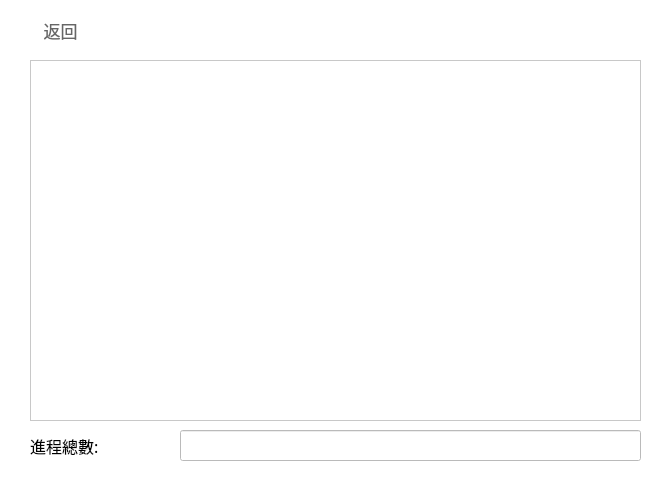
    <widget class="QWidget" name="Process_widget" native="true">
     <property name="geometry">
      <rect>
       <x>170</x>
       <y>50</y>
       <width>671</width>
       <height>481</height>
      </rect>
     </property>
     <property name="font">
      <font>
       <family>Microsoft YaHei</family>
       <pointsize>11</pointsize>
       <stylestrategy>PreferAntialias</stylestrategy>
      </font>
     </property>
     <property name="styleSheet">
      <string notr="true">background-color:rgba(255, 255, 255,240);</string>
     </property>
     <widget class="QPushButton" name="Process_Tools_Back">
      <property name="geometry">
       <rect>
        <x>10</x>
        <y>10</y>
        <width>101</width>
        <height>41</height>
       </rect>
      </property>
      <property name="sizePolicy">
       <sizepolicy hsizetype="Minimum" vsizetype="Minimum">
        <horstretch>0</horstretch>
        <verstretch>0</verstretch>
       </sizepolicy>
      </property>
      <property name="font">
       <font>
        <family>Microsoft YaHei</family>
        <pointsize>13</pointsize>
        <stylestrategy>PreferAntialias</stylestrategy>
       </font>
      </property>
      <property name="focusPolicy">
       <enum>Qt::StrongFocus</enum>
      </property>
      <property name="styleSheet">
       <string notr="true">QPushButton
{
	border:none;
	background-color:rgba(0,0,0,0);
	color:rgba(60,60,60,200);
}
QPushButton:hover
{
    color:rgba(60,60,60,255);
}
</string>
      </property>
      <property name="text">
       <string>返回</string>
      </property>
      <property name="icon">
       <iconset>
        <normaloff>:/icon/Icon/exit2.png</normaloff>:/icon/Icon/exit2.png</iconset>
      </property>
      <property name="iconSize">
       <size>
        <width>20</width>
        <height>20</height>
       </size>
      </property>
      <property name="checkable">
       <bool>false</bool>
      </property>
     </widget>
     <widget class="QListView" name="Process_list">
      <property name="geometry">
       <rect>
        <x>30</x>
        <y>60</y>
        <width>611</width>
        <height>361</height>
       </rect>
      </property>
      <property name="font">
       <font>
        <family>Microsoft YaHei</family>
       </font>
      </property>
      <property name="styleSheet">
       <string notr="true">QWidget::item
{
background-color: rgba(50,50,50,30);
color:black;
border: transparent;
border-bottom: 1px solid #dbdbdb;
padding: 5px;
}
QWidget::item:hover
{
background-color: rgba(50,50,50,40);
}
QListView
{
outline: none;
}</string>
      </property>
      <property name="autoScroll">
       <bool>true</bool>
      </property>
      <property name="editTriggers">
       <set>QAbstractItemView::NoEditTriggers</set>
      </property>
      <property name="tabKeyNavigation">
       <bool>true</bool>
      </property>
      <property name="showDropIndicator" stdset="0">
       <bool>true</bool>
      </property>
      <property name="dragDropOverwriteMode">
       <bool>true</bool>
      </property>
      <property name="dragDropMode">
       <enum>QAbstractItemView::NoDragDrop</enum>
      </property>
      <property name="defaultDropAction">
       <enum>Qt::IgnoreAction</enum>
      </property>
      <property name="alternatingRowColors">
       <bool>false</bool>
      </property>
      <property name="selectionMode">
       <enum>QAbstractItemView::ExtendedSelection</enum>
      </property>
      <property name="selectionBehavior">
       <enum>QAbstractItemView::SelectRows</enum>
      </property>
      <property name="textElideMode">
       <enum>Qt::ElideRight</enum>
      </property>
      <property name="verticalScrollMode">
       <enum>QAbstractItemView::ScrollPerItem</enum>
      </property>
     </widget>
     <widget class="QLabel" name="Process_Total_title">
      <property name="geometry">
       <rect>
        <x>30</x>
        <y>425</y>
        <width>141</width>
        <height>41</height>
       </rect>
      </property>
      <property name="font">
       <font>
        <family>Microsoft YaHei</family>
        <pointsize>12</pointsize>
        <weight>50</weight>
        <bold>false</bold>
       </font>
      </property>
      <property name="styleSheet">
       <string notr="true"/>
      </property>
      <property name="text">
       <string>進程總數:</string>
      </property>
      <property name="alignment">
       <set>Qt::AlignLeading|Qt::AlignLeft|Qt::AlignVCenter</set>
      </property>
     </widget>
     <widget class="QLineEdit" name="Process_Total_View">
      <property name="geometry">
       <rect>
        <x>180</x>
        <y>430</y>
        <width>461</width>
        <height>31</height>
       </rect>
      </property>
      <property name="font">
       <font>
        <family>Microsoft YaHei</family>
        <pointsize>11</pointsize>
        <stylestrategy>PreferAntialias</stylestrategy>
       </font>
      </property>
      <property name="readOnly">
       <bool>true</bool>
      </property>
     </widget>
    </widget>
